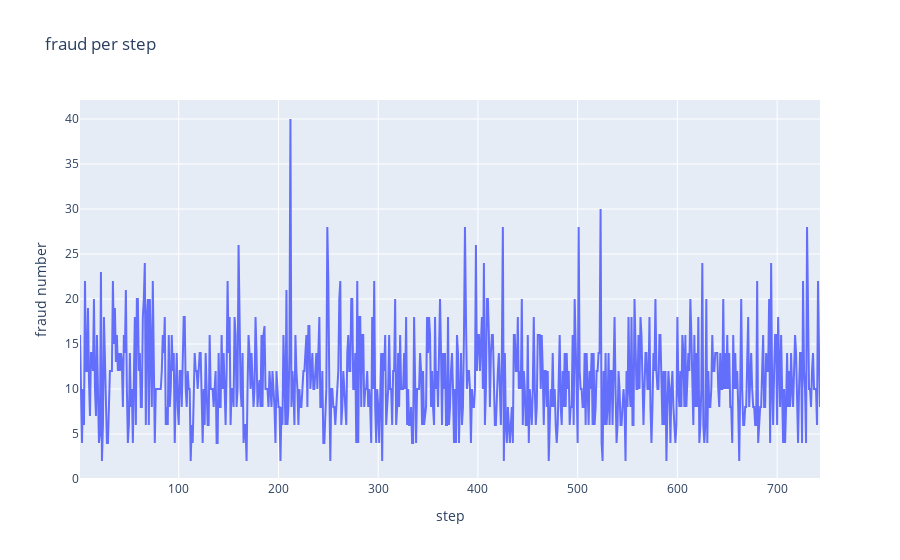

The notebook cell this image was saved under:
### Code cell
fig = px.line(x=frauds_per_step.index, y=frauds_per_step.values,title="fraud per step", labels={'x':"step", 'y':"fraud number"})



fig.show()

### Figure 1 — Plotly figure (JSON) as saved in the notebook; plotly's stock layout.template omitted (floating-point values rounded to 4 significant figures; data arrays with more than 128 entries replaced by an {"elided": "..."} marker saying what was removed)
{"data": [{"hovertemplate": "step=%{x}<br>fraud number=%{y}<extra></extra>", "legendgroup": "", "line": {"color": "#636efa", "dash": "solid"}, "marker": {"symbol": "circle"}, "mode": "lines", "name": "", "orientation": "v", "showlegend": false, "type": "scatter", "x": {"elided": "741 int values"}, "xaxis": "x", "y": {"elided": "741 int values"}, "yaxis": "y"}], "layout": {"legend": {"tracegroupgap": 0}, "title": {"text": "fraud per step"}, "xaxis": {"anchor": "y", "domain": [0, 1], "title": {"text": "step"}}, "yaxis": {"anchor": "x", "domain": [0, 1], "title": {"text": "fraud number"}}}}
